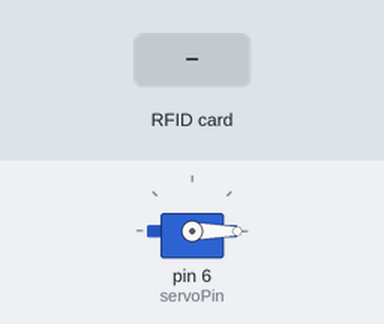
This sketch was run on a simulated Arduino Uno, built with avr-gcc and run on an emulated ATmega328P. On the bench: servo. The test bench sets the inputs (shaded band). What the sketch prints to the serial monitor is not drawn.

Above: at 1.2 s.
1.3 s: RFID card 3A 9F 21 44 held to the reader
At 1.7 s:
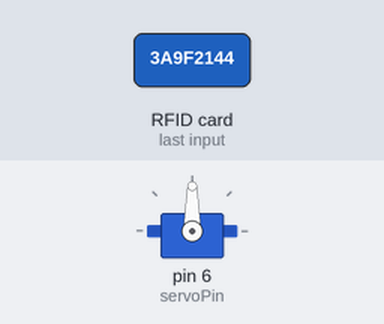
4.3 s: RFID card 5E 7A 19 C4 held to the reader
Timing chart, 0 to 7.3 s (numbered marks = the images above; inputs shaded):
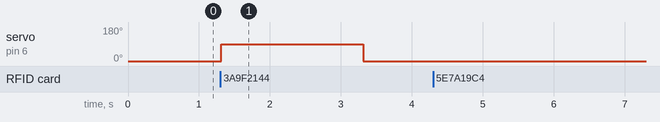

Measured:
- after the input at 1.3 s, servo on pin 6 (servoPin): 0° → 90° at once, → 0° 2.0 s later
- after the input at 4.3 s, every drawn part: stays the same

The sketch:

RFID_pet_feeder.ino
```cpp
#include <SPI.h>
#include <MFRC522.h>
#include <Servo.h>

// ================= RFID CONFIGURATION =================
// Bibliothèque SPI : communication avec le module RFID
// MFRC522 : lecteur RFID utilisé pour lire les tags
#define SS_PIN 10   // Pin de sélection du module RFID
#define RST_PIN 9   // Pin de reset du module RFID

MFRC522 rfid(SS_PIN, RST_PIN); // Création de l'objet RFID

// ================= SERVO MOTOR =================
// Servo utilisé pour ouvrir/fermer le distributeur de nourriture
Servo feederServo;
const int servoPin = 6; // Pin de contrôle du servo

// Positions du servo
int closedPos = 0;   // position fermée du distributeur
int openPos = 90;    // position ouverte pour laisser tomber la nourriture

// ================= AUTHORIZED RFID TAG =================
// UID autorisé (collier de l’animal reconnu)
String allowedUID = "3A9F2144";

// ================= SETUP FUNCTION =================
// Fonction exécutée une seule fois au démarrage
void setup() {
  Serial.begin(9600); // Initialisation du moniteur série

  SPI.begin();        // Démarrage de la communication SPI
  rfid.PCD_Init();    // Initialisation du lecteur RFID

  feederServo.attach(servoPin); // Connexion du servo au pin défini
  feederServo.write(closedPos);  // Assurer que le distributeur est fermé au départ

  Serial.println("RFID Feeding System Ready...");
}

// ================= MAIN LOOP =================
// Fonction principale exécutée en boucle
void loop() {

  // Vérifie si une nouvelle carte RFID est détectée
  if (!rfid.PICC_IsNewCardPresent()) return;

  // Vérifie si la carte peut être lue correctement
  if (!rfid.PICC_ReadCardSerial()) return;

  // Lecture de l'UID de la carte
  String uid = "";

  // Conversion des bytes UID en format lisible HEX
  for (byte i = 0; i < rfid.uid.size; i++) {
    uid += String(rfid.uid.uidByte[i], HEX);
  }

  uid.toUpperCase(); // Uniformisation en majuscules

  Serial.print("Detected UID: ");
  Serial.println(uid);

  // ================= DECISION LOGIC =================
  // Vérifie si l'UID correspond à un animal autorisé
  if (uid == allowedUID) {

    Serial.println("Authorized animal detected → Dispensing food");

    giveFood(); // Activation du distributeur

  } else {

    Serial.println("Unauthorized animal → Access denied");
  }

  // Fin de communication avec la carte RFID
  rfid.PICC_HaltA();
}

// ================= FOOD DISPENSING FUNCTION =================
// Cette fonction contrôle le mécanisme de distribution
void giveFood() {

  // Ouvre le distributeur
  feederServo.write(openPos);

  // Temps nécessaire pour laisser tomber la nourriture
  delay(2000);

  // Referme le distributeur
  feederServo.write(closedPos);

  // Pause de sécurité avant la prochaine activation
  delay(1000);
}
```
